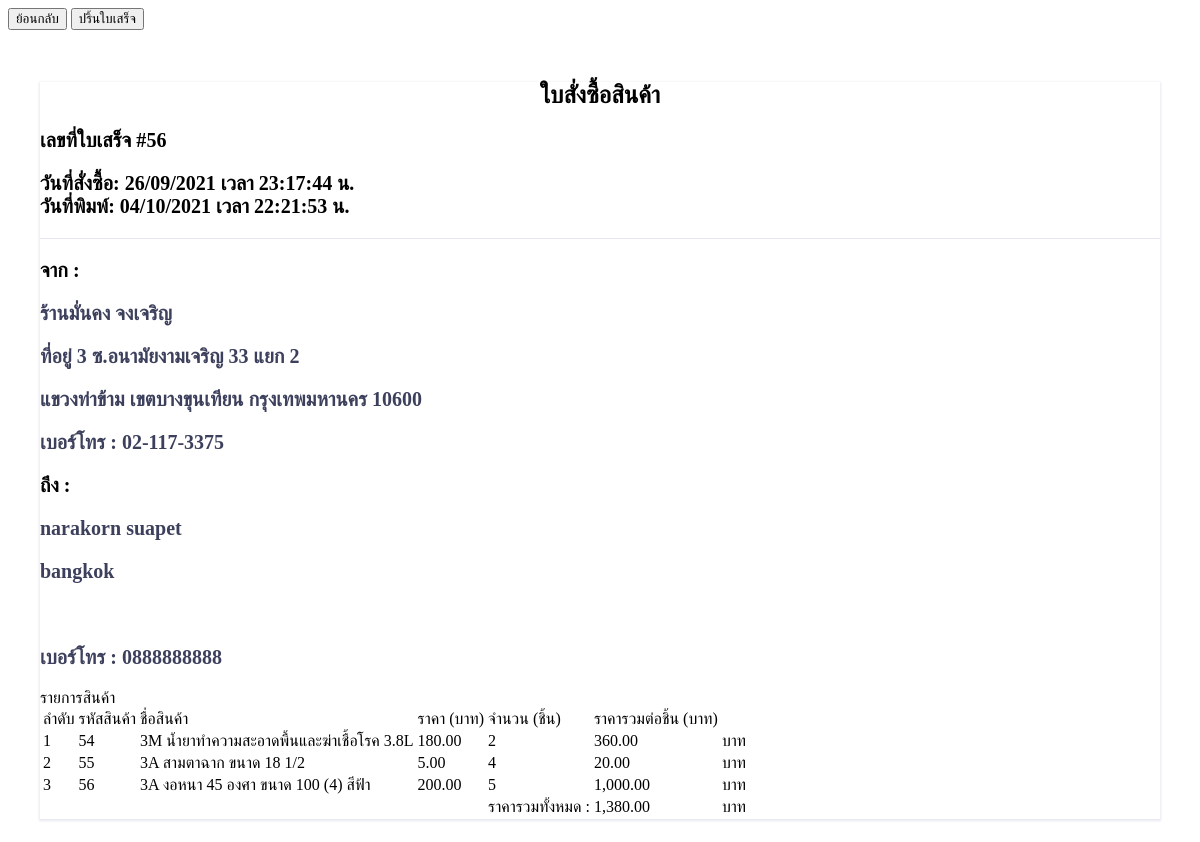
Screenshot of /FinalProject/poconf_detail.php?id=56 with the database file from the repository.
### tables this page shows
CREATE TABLE `cuspo` (
  `poID` int(10) NOT NULL,
  `poDate` datetime NOT NULL,
  `name` varchar(255) NOT NULL,
  `surname` varchar(255) NOT NULL,
  `tel` varchar(10) NOT NULL,
  `address` varchar(255) NOT NULL,
  `cusID` int(10) NOT NULL,
  `postatus` varchar(255) NOT NULL,
  `slip` varchar(255) NOT NULL
);

CREATE TABLE `cuspo_detail` (
  `podetailID` int(10) NOT NULL,
  `poID` int(10) NOT NULL,
  `productID` int(10) NOT NULL,
  `qty` int(255) NOT NULL
);

CREATE TABLE `product` (
  `productID` int(10) NOT NULL,
  `productName` varchar(255) NOT NULL,
  `productPic` varchar(255) NOT NULL,
  `productCategory` varchar(255) NOT NULL,
  `remainUnit` int(255) NOT NULL,
  `unit` varchar(255) NOT NULL,
  `price` int(255) NOT NULL,
  `productDetail` text NOT NULL
);

### FinalProject/poconf_detail.php (the view, shortened to what this page needs)
<html>
<?php require("conn.php");   ?>
<head>
</head>
<body>
<div id="non-printable">
<a href="poconf_list.php"><input type="button" class="btn btn-outline-danger" value="ย้อนกลับ"></a>
<input type="button" class="btn btn-outline-info" value="ปริ้นใบเสร็จ" onclick="window.print()">
</div>
<?php
$id=$_GET['id'];
$strSQL = "SELECT * FROM cuspo WHERE poID = $id ";
$objQuery = mysqli_query($check, $strSQL)  or die(mysql_error());
$objResult = mysqli_fetch_array($objQuery);
?>
<div class="offset-xl-2 col-xl-8 col-lg-12 col-md-12 col-sm-12 col-12 padding">
     <div class="card">
         <div class="card-header p-4">
             <center><h2>ใบสั่งซื้อสินค้า</h2></center>
             <div class="float-right">
                 <h3 class="mb-0">เลขที่ใบเสร็จ #<?php echo $objResult["poID"];?></h3>
                 <h3 class="mb-0">
                 วันที่สั่งซื้อ:
                 <?php
$newdate =  date('d/m/Y เวลา H:i:s น.', strtotime($objResult["poDate"]));
echo $newdate;
                 ?>
                 <br>
                 วันที่พิมพ์: <?php echo date("d/m/Y เวลา H:i:s น.");?>
                 </h3>
             </div>
         </div>
         <div class="card-body">
             <div class="row mb-4">
                 <div class="col-sm-6">
                     <h3 class="mb-1">จาก :</h3>
                     <h3 class="text-dark mb-1">ร้านมั่นคง จงเจริญ</h3>
                     <div><h3 class="text-dark mb-1">ที่อยู่ 3 ซ.อนามัยงามเจริญ 33 แยก 2</h3></div>
                     <div><h3 class="text-dark mb-1">แขวงท่าข้าม เขตบางขุนเทียน กรุงเทพมหานคร 10600</h3></div>
                     <div><h3 class="text-dark mb-1">เบอร์โทร : 02-117-3375</h3></div>
                 </div>
                 <div class="col-sm-6 ">
                     <h3 class="mb-1">ถึง :</h3>
                     <h3 class="text-dark mb-1"><?php echo $objResult["name"];?> <?php echo $objResult["surname"];?></h3>
                     <div><h3 class="text-dark mb-1"><?php echo $objResult["address"];?></h3></div>
                     <div><h3 class="text-dark mb-1">&nbsp;</h3></div>
                     <div><h3 class="text-dark mb-1">เบอร์โทร : <?php echo $objResult["tel"];?></h3></div>
                 </div>
             </div>
             <div class="table-responsive-sm">
                 <table class="table table-striped">
                     <thead>
                     <tr>
    <td >ลำดับ</td>
    <td >รหัสสินค้า</td>
    <td >ชื่อสินค้า</td>
    <td >ราคา (บาท)</td>
    <td >จำนวน (ชิ้น)</td>
    <td >ราคารวมต่อชิ้น (บาท)</td>
    <td ></td>
  </tr>
                     </thead>
                     <tbody>
<?php
$n=0;
$SumTotal = 0;
$strSQL2 = "SELECT * FROM cuspo_detail WHERE poID = $id ";
$objQuery2 = mysqli_query($check,$strSQL2)  or die(mysql_error());
while($objResult2 = mysqli_fetch_array($objQuery2))
{  $n++;
		$strSQL3 = "SELECT * FROM product WHERE productID = '".$objResult2["productID"]."' ";
		$objQuery3 = mysqli_query($check,$strSQL3)  or die(mysql_error());
		$objResult3 = mysqli_fetch_array($objQuery3);
		$Total = $objResult2["qty"] * $objResult3["price"];
		$SumTotal = $SumTotal + $Total;
?>
  <tr>
    <td><?php echo $n;?></td>
		<td><?php echo $objResult2["productID"];?></td>
		<td><?php echo $objResult3["productName"];?></td>
		<td><?php echo number_format($objResult3["price"],2);?></td>
		<td><?php echo $objResult2["qty"];?></td>
		<td><?php echo number_format($Total,2);?></td>
    <td>บาท</td>
    </tr>
    <?php
 }
  ?>
  <tr>
    <td colspan="4"></td>
      <td>ราคารวมทั้งหมด : </td>
      <td><?php echo number_format($SumTotal,2);?></td>
      <td>บาท</td>
</tr>
                     </tbody>
                 </table>
             </div>
         </div>
     </div>
 </div>
</body>
</html>

### FinalProject/poconf_detail.php (style rules this page uses)
body { background-color: #fff }
.padding { padding: 2rem !important }
.card { margin-bottom: 30px; border: none; -webkit-box-shadow: 0px 1px 2px 1px rgba(154, 154, 204, 0.22); -moz-box-shadow: 0px 1px 2px 1px rgba(154, 154, 204, 0.22); box-shadow: 0px 1px 2px 1px rgba(154, 154, 204, 0.22) }
.card-header { background-color: #fff; border-bottom: 1px solid #e6e6f2 }
h3 { font-size: 20px }
.text-dark { color: #3d405c !important }

### rows the page displays
cuspo: poID "56", poDate "26/09/2021 เวลา 23:17:44 น.", name "narakorn", surname "suapet", address "bangkok", tel "0888888888"
cuspo_detail: productID "54", productID.productName "3M น้ำยาทำความสะอาดพื้นและฆ่าเชื้อโรค 3.8L", productID.price "180.00", qty "2", qty.price "360.00"
cuspo_detail: productID "55", productID.productName "3A สามตาฉาก ขนาด 18 1/2", productID.price "5.00", qty "4", qty.price "20.00"
cuspo_detail: productID "56", productID.productName "3A งอหนา 45 องศา ขนาด 100 (4) สีฟ้า", productID.price "200.00", qty "5", qty.price "1,000.00"

### other values shown
$SumTotal "1,380.00"
